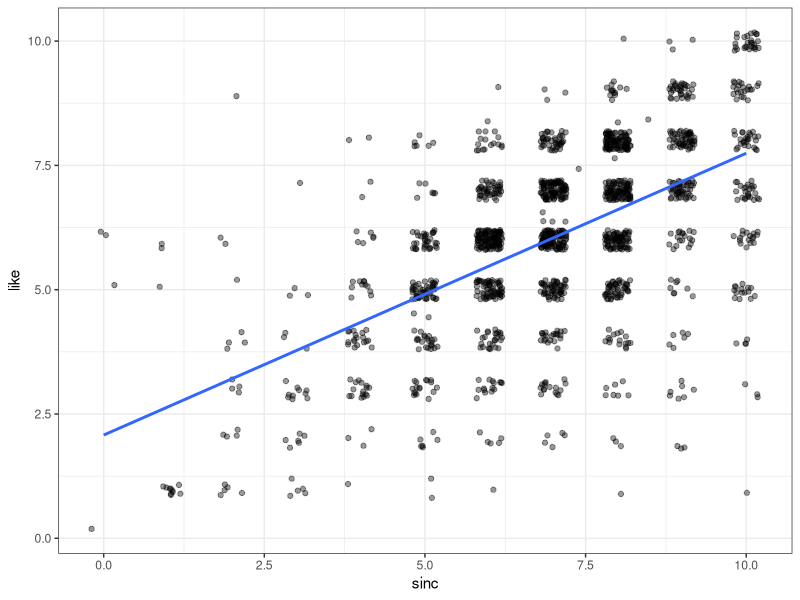
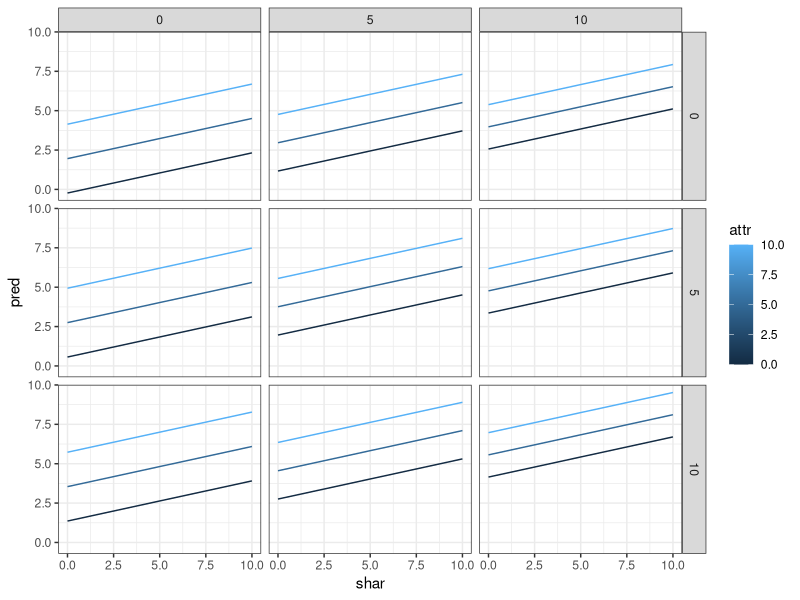

These charts were generated, in order, by the following R code:
## ---- chunk 1
knitr::opts_chunk$set(echo = TRUE)
library(tidyverse)
library(broom)
library(modelr)
theme_set(theme_bw())
## ---- chunk 2
dates <- read_csv("speed-dating.csv")
dates <- na.omit(dates)
dates$attr3_s = as.numeric(as.character(dates$attr3_s))
dates$sinc3_s = as.numeric(as.character(dates$sinc3_s))
dates$intel3_s = as.numeric(as.character(dates$intel3_s))
dates$fun3_s = as.numeric(as.character(dates$fun3_s))
dates$amb3_s = as.numeric(as.character(dates$amb3_s))
## ---- chunk 3
ggplot(dates, aes(x = sinc, y = like)) + 
  geom_jitter(alpha = 0.4, width = 0.2) + geom_smooth(method = "lm", se = FALSE)

## ---- chunk 4
mod <- lm(like ~ shar + attr * fun + sinc, data = dates)

confint(mod)
# shar and attr explain 60% of data
# shar + attr + fun + sinc, explain 66%
# shar, attr, fun, sinc, intel, amb also explain 66%
tidy(mod, conf.int = TRUE)
glance(mod)

para_plotar_modelo = dates %>% 
  data_grid(shar = seq_range(shar, 3), # Crie um vetor de 10 valores no range de TV2
            attr = seq_range(attr, 3), # Vetor de 4 valores no range de Radio 
            fun = seq_range(fun, 3),
            sinc = seq_range(sinc, 3)) %>% 
  add_predictions(mod)

para_plotar_modelo %>% 
  ggplot(aes(x = shar, y = pred)) + 
  geom_line(aes(group = attr, colour = attr)) + 
  facet_grid(sinc ~ fun)
